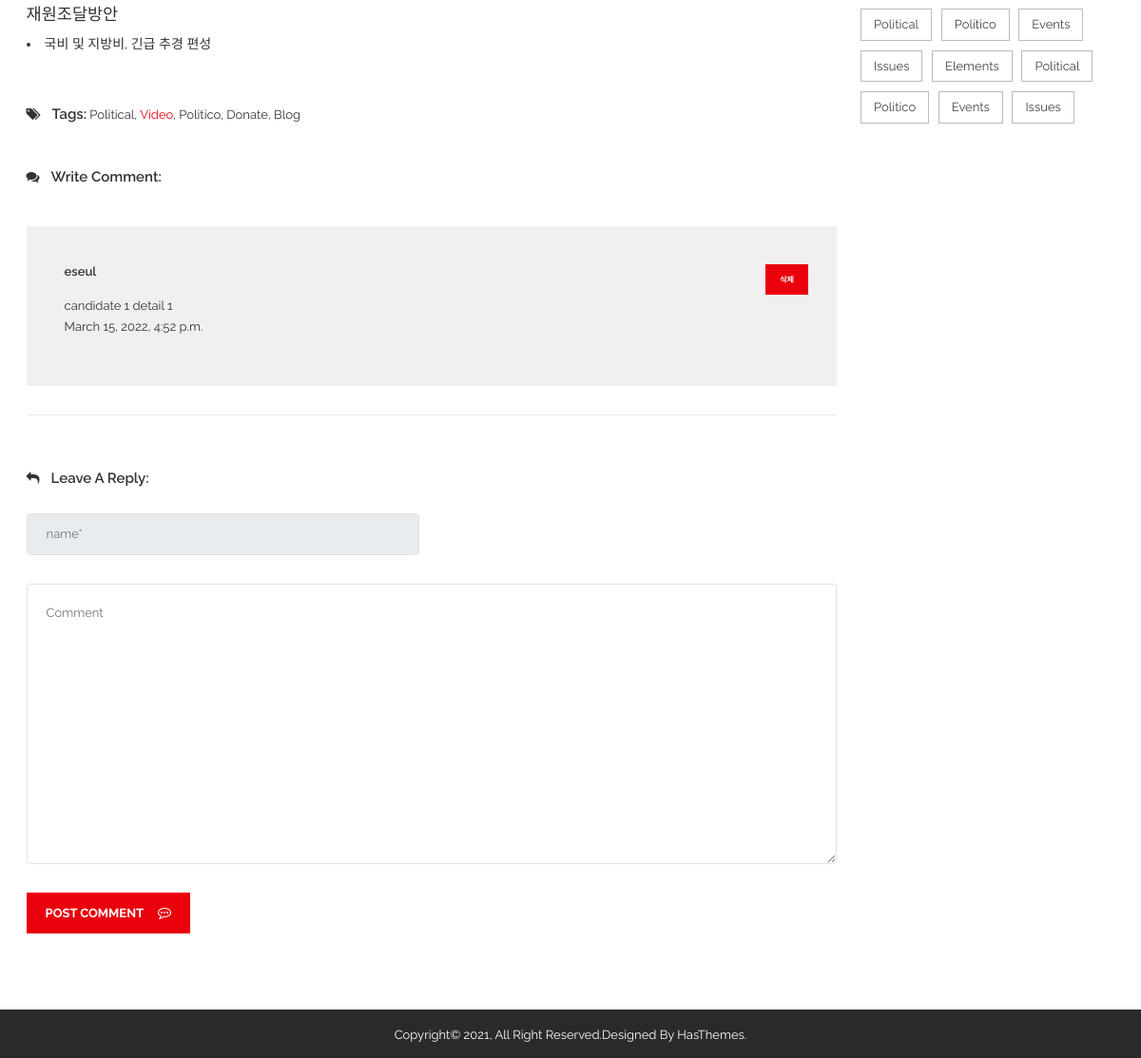
Before: /candidate1/detail01/ (lower part) with the older database file.
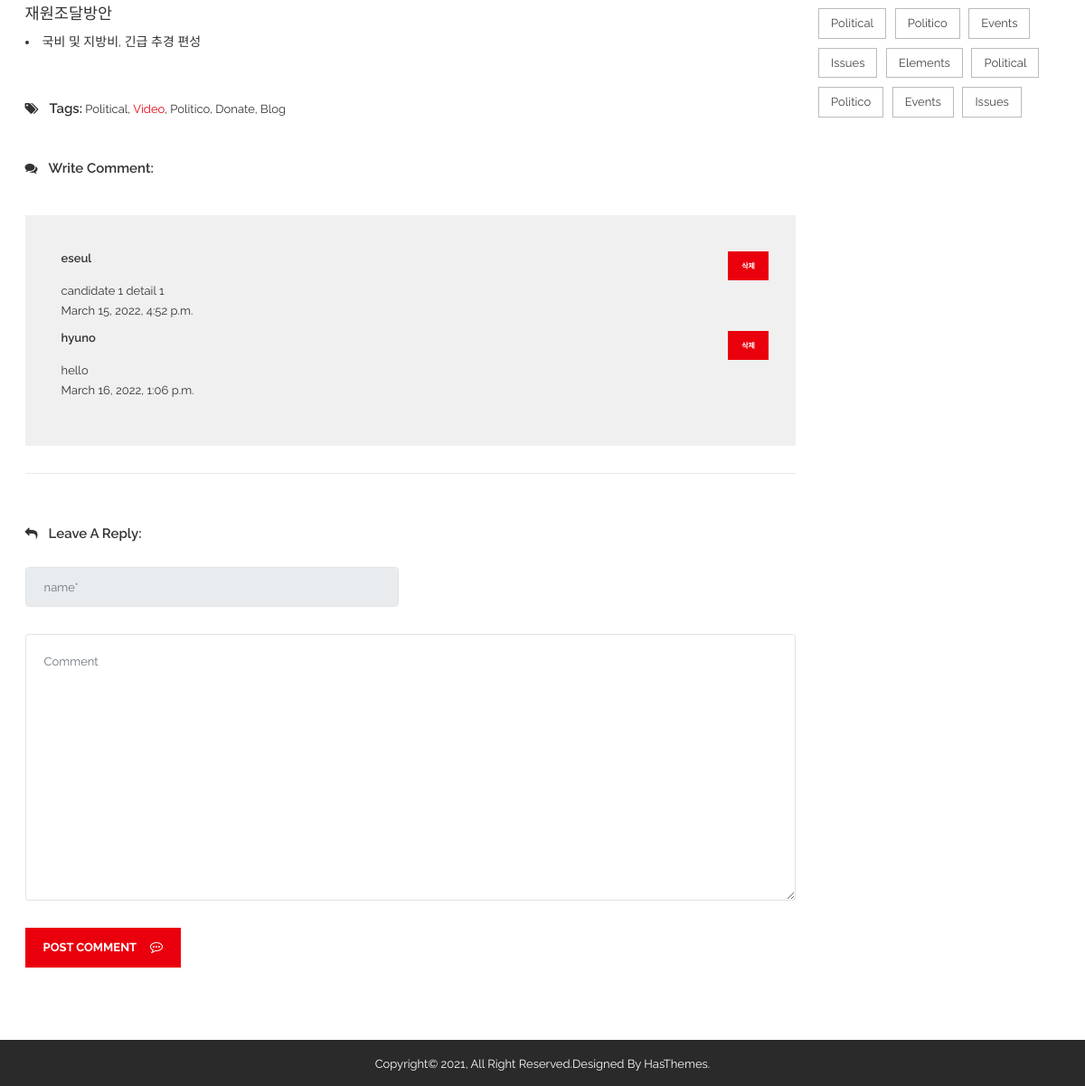
After: the same page with the newer database file.
### bbsApp/models.py (models this page shows)
class Post(models.Model):
    id            = models.BigAutoField(help_text = "Post ID", primary_key=True)
    candidate_num = models.IntegerField()
    detail_num    = models.IntegerField()
    writer_id     = models.TextField(max_length=100)
    content       = models.TextField(blank=False, null=False)
    create_date   = models.DateTimeField(auto_now=True)
    modify_date   = models.DateTimeField(auto_now=True)

### candidate1App/views.py (the view)
# urls.py: path('detail01/', views.detail01),
def detail01(request):
    print('>>> candidate2')
    candidate_num = 1
    detail_num = 1
    Posts = Post.objects.filter(candidate_num=candidate_num, detail_num=detail_num)
    if request.session.get('member_name'):
        print('>>> our member')
        context = {
            'session_member_name': request.session.get('member_name'),
            'session_member_id': request.session.get('member_id'),
            'candidate_num': candidate_num,
            'detail_num': detail_num,
            'Posts': Posts
        }
        return render(request, 'candidate1/blogDetail1.html', context)
    else:
        context = {
            'candidate_num': candidate_num,
            'detail_num': detail_num,
            'Posts': Posts
        }
        return render(request, 'candidate1/blogDetail1.html', context)

### candidate1App/templates/candidate1/blogDetail1.html (shortened to what the changed rows need)
{% load static %}
<!doctype html>
<html class="no-js" lang="en">
    <head>
        <link rel="stylesheet" href="{% static 'css/bootstrap.min.css' %}">
        <link rel="stylesheet" href="{% static 'css/font-awesome.min.css' %}">
        <link rel="stylesheet" href="{% static 'css/meanmenu.min.css' %}">
        <link rel="stylesheet" href="{% static 'css/owl.carousel.min.css' %}">
		<link rel="stylesheet" href="{% static 'lib/css/nivo-slider.css' %}" type="text/css" />
		<link rel="stylesheet" href="{% static 'lib/css/preview.css' %}" type="text/css" media="screen" />
        <link rel="stylesheet" href="{% static 'css/chosen.min.css' %}">
        <link rel="stylesheet" href="{% static 'css/animate.css' %}">
        <link rel="stylesheet" href="{% static 'css/magnific-popup.css' %}">
        <link rel="stylesheet" href="{% static 'css/normalize.css' %}">
        <link rel="stylesheet" href="{% static 'css/main.css' %}">
        <link rel="stylesheet" href="{% static 'style.css' %}">
        <link rel="stylesheet" href="{% static 'css/responsive.css' %}">
    </head>
    <body>
        <div class="wrapper">
            <section class="blog-two-details-area ptb-80">
                <div class="container">
                    <div class="row">
                        <div class="col-lg-9">
                            <div class="blog-container-inner">
                                <div  class="blog-comment">
                                    <div class="blog-reply-all2">
                                        <div id="blog-top" class="blog-top">
                                            {% for bbs in Posts %}
                                            <div  class="blog-img-details">
                                                <div class="blog-title" align="right">
                                                    <h3>{{bbs.writer_id}}</h3>
                                                    <button class="submit1">삭제</button>
                                                </div>
                                                <p>{{bbs.content}}</p>
                                                <span>{{bbs.create_date}}</span>
                                            </div>
                                            {% endfor %}
                                        </div>
                                    </div>
                                </div>
                            </div>
                        </div>
                    </div>
                </div>
            </section>
        </div>
    </body>
</html>

Changed rows visible on the page:
added Post: writer_id "hyuno", content "hello", create_date "March 16, 2022, 1:06 p.m."
